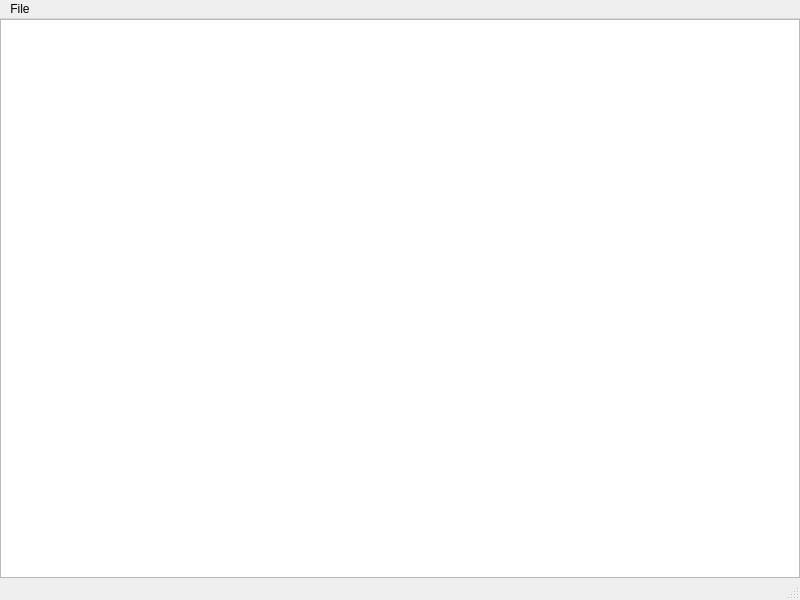
<?xml version="1.0" encoding="UTF-8"?>
<ui version="4.0">
 <class>MainWindow</class>
 <widget class="QMainWindow" name="MainWindow">
  <property name="windowModality">
   <enum>Qt::WindowModality::WindowModal</enum>
  </property>
  <property name="geometry">
   <rect>
    <x>0</x>
    <y>0</y>
    <width>800</width>
    <height>600</height>
   </rect>
  </property>
  <property name="windowTitle">
   <string>MainWindow</string>
  </property>
  <widget class="QWidget" name="centralwidget">
   <property name="layoutDirection">
    <enum>Qt::LayoutDirection::LeftToRight</enum>
   </property>
   <property name="styleSheet">
    <string notr="true"/>
   </property>
   <layout class="QHBoxLayout" name="horizontalLayout" stretch="0,1">
    <property name="spacing">
     <number>3</number>
    </property>
    <property name="leftMargin">
     <number>0</number>
    </property>
    <property name="topMargin">
     <number>0</number>
    </property>
    <property name="rightMargin">
     <number>0</number>
    </property>
    <property name="bottomMargin">
     <number>0</number>
    </property>
    <item>
     <widget class="QTreeView" name="fileBrowser">
      <property name="cursor" stdset="0">
       <cursorShape>ArrowCursor</cursorShape>
      </property>
      <property name="uniformRowHeights">
       <bool>true</bool>
      </property>
      <property name="animated">
       <bool>true</bool>
      </property>
     </widget>
    </item>
    <item>
     <layout class="QGridLayout" name="EditorPlace"/>
    </item>
   </layout>
  </widget>
  <widget class="QMenuBar" name="menubar">
   <property name="geometry">
    <rect>
     <x>0</x>
     <y>0</y>
     <width>800</width>
     <height>23</height>
    </rect>
   </property>
   <widget class="QMenu" name="menuFile">
    <property name="title">
     <string>File</string>
    </property>
    <addaction name="actionNew"/>
    <addaction name="actionNew_File"/>
    <addaction name="actionOpen_File"/>
    <addaction name="actionSave_File"/>
    <addaction name="actionPreferences"/>
   </widget>
   <addaction name="menuFile"/>
  </widget>
  <widget class="QStatusBar" name="statusbar"/>
  <action name="actionNew">
   <property name="text">
    <string>New</string>
   </property>
  </action>
  <action name="actionOpen_File">
   <property name="text">
    <string>Open File</string>
   </property>
  </action>
  <action name="actionNew_File">
   <property name="text">
    <string>New File</string>
   </property>
  </action>
  <action name="actionSave_File">
   <property name="text">
    <string>Save File</string>
   </property>
  </action>
  <action name="actionPreferences">
   <property name="text">
    <string>Preferences...</string>
   </property>
  </action>
 </widget>
 <resources/>
 <connections/>
</ui>
